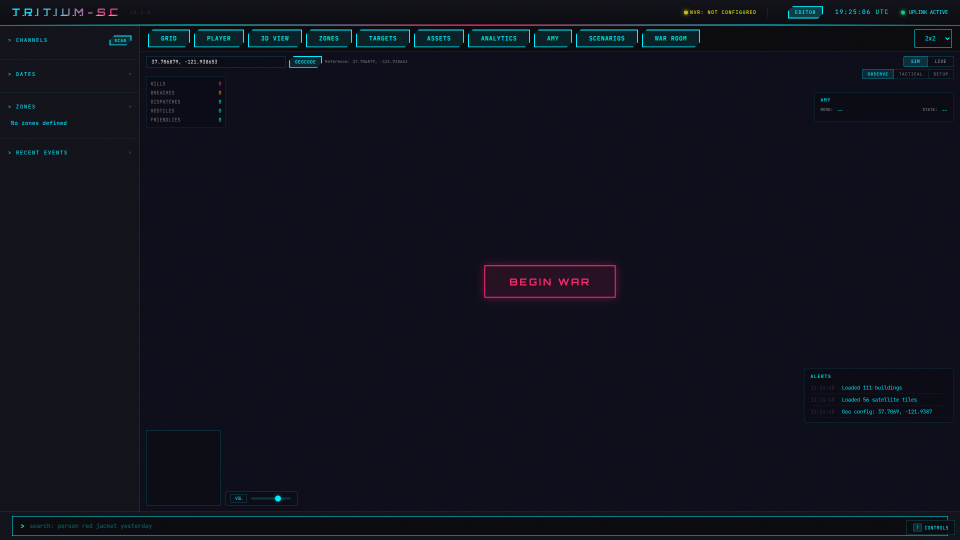
#> input picture tests/.baselines/golden/active_combat.png, 1920 x 1080 px (shown at 1/2 size)
$ python -i analyze_combat_screenshots.py   (imports and definitions only)
#> lines starting #> are read from the running program, lines starting #| are printed output that depends on the picture; after the words box and inside, x2 and y2 are one past the last pixel; in counts of white or black regions, pixels touching at a corner belong together
#!/usr/bin/env python3
"""Analyze combat test screenshots with multi-model LLM pipeline.

Uses a three-stage pipeline:
1. llava:7b (vision) -- quick description of what's in the screenshot
2. qwen3-vl:8b (vision) -- direct tactical analysis of the image
3. qwen3.5:27b (text) -- deep synthesis from both vision descriptions

Parallelizes across the OllamaFleet (localhost + remote hosts).

Usage:
    python3 scripts/analyze_combat_screenshots.py <screenshot_dir> [options]

Options:
    --model TEXT          Deep analysis model (default: qwen3.5:27b)
    --vision-model TEXT   Vision description model (default: llava:7b)
    --direct-vision TEXT  Direct vision analysis model (default: qwen3-vl:8b)
    --output TEXT         Output directory (default: <screenshot_dir>/analysis/)
    --report              Generate HTML report
    --json                Output JSON analysis
"""

from __future__ import annotations

import argparse
import json
import sys
import time
from concurrent.futures import ThreadPoolExecutor, as_completed
from pathlib import Path

# Add project root to path
sys.path.insert(0, str(Path(__file__).parent.parent))

from tests.lib.ollama_fleet import OllamaFleet

LLAVA_PROMPT = (
    "Describe this tactical satellite map screenshot in detail. "
    "List all visible military units, their colors, positions relative "
    "to buildings and streets, and any combat indicators."
)

QWEN3VL_PROMPT = (
    "Analyze this military tactical display. Rate the defensive positioning "
    "of green friendly units around buildings on a 1-10 scale. Identify gaps "
    "in coverage and approach routes for hostiles."
)

DEEP_PROMPT_TEMPLATE = (
    "Given this tactical situation description from a satellite map:\n\n"
    "{llava_description}\n\n"
    "And this visual analysis:\n\n"
    "{qwen3vl_analysis}\n\n"
    "Provide a comprehensive tactical assessment. Include:\n"
    "1. An overall tactical rating (1-10 scale)\n"
    "2. Coverage assessment of defensive positions\n"
    "3. Identified gaps in the defensive perimeter\n"
    "4. Approach vulnerability analysis (where hostiles could exploit)\n"
    "5. Specific tactical recommendations for improvement\n"
    "6. A brief overall summary\n\n"
    "Format your response as structured analysis with clear headings."
)

IMAGE_EXTENSIONS = {".png", ".jpg", ".jpeg", ".webp"}


# [23 lines left out: functions find_screenshots, _resize_for_vision, not called in this run]


def opencv_analyze(image_path: Path) -> dict:
    """Primary analysis layer: deterministic OpenCV metrics."""
    import cv2
    import numpy as np
    img = cv2.imread(str(image_path))
#> img is the input picture: shape (1080, 1920, 3); mean B, G, R 28.9, 17.6, 15.5
    if img is None:
        return {"error": "cannot read image"}

    h, w = img.shape[:2]
#> h = 1080; w = 1920

    # Green (friendly) detection: #05ffa1 in BGR = (161, 255, 5)
    green_bgr = np.array([161, 255, 5])
    green_lo = np.clip(green_bgr.astype(int) - 50, 0, 255).astype(np.uint8)
    green_hi = np.clip(green_bgr.astype(int) + 50, 0, 255).astype(np.uint8)
    green_mask = cv2.inRange(img, green_lo, green_hi)
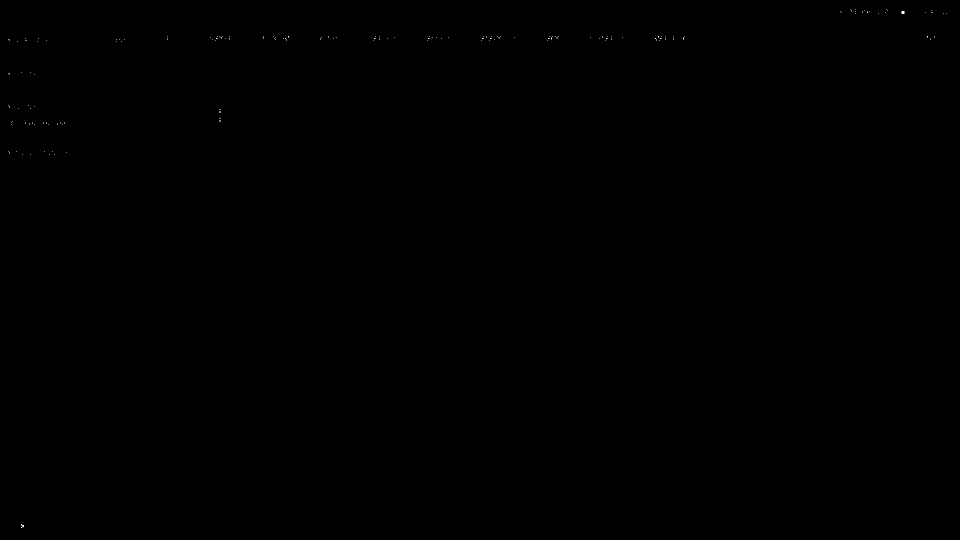
#> green_mask: shape (1080, 1920) (shown at 1/2 size); 0.01% white in thin lines or dots
    green_contours, _ = cv2.findContours(green_mask, cv2.RETR_EXTERNAL, cv2.CHAIN_APPROX_SIMPLE)
#> green_contours = 204 contours, all with area under 20
    green_blobs = [c for c in green_contours if cv2.contourArea(c) >= 15]
#> green_blobs = []

    # Red (hostile) detection: #ff2a6d in BGR = (109, 42, 255)
    red_bgr = np.array([109, 42, 255])
    red_lo = np.clip(red_bgr.astype(int) - 60, 0, 255).astype(np.uint8)
    red_hi = np.clip(red_bgr.astype(int) + 60, 0, 255).astype(np.uint8)
    red_mask = cv2.inRange(img, red_lo, red_hi)
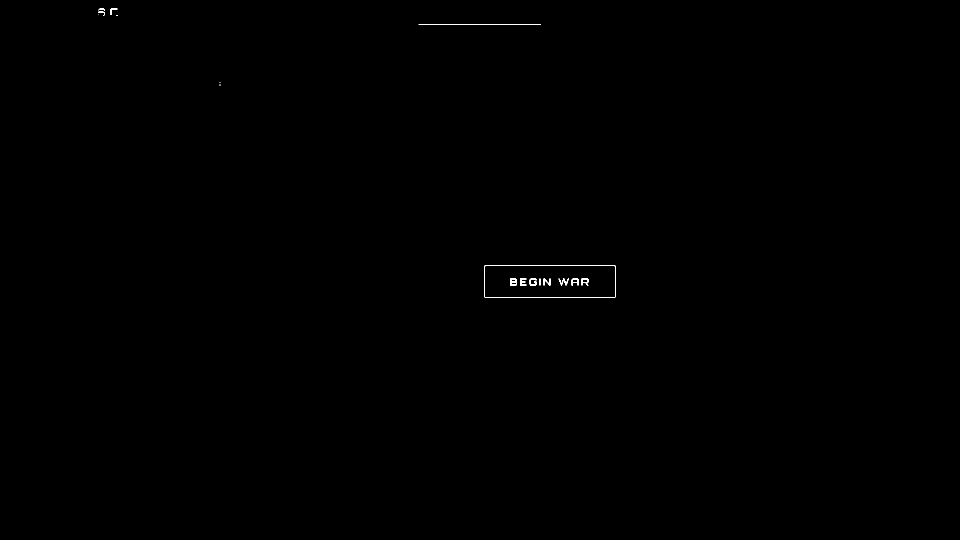
#> red_mask: shape (1080, 1920) (shown at 1/2 size); 0.09% white in thin lines or dots, all inside (x1, y1, x2, y2) = (196, 17, 1231, 595)
    red_contours, _ = cv2.findContours(red_mask, cv2.RETR_EXTERNAL, cv2.CHAIN_APPROX_SIMPLE)
#> red_contours = 13 contours, 11 with area under 20; largest, box (x1, y1, x2, y2) and area: (969, 531, 1231, 595) 16443, (221, 17, 235, 30) 24
    red_blobs = [c for c in red_contours if cv2.contourArea(c) >= 10]
#> red_blobs = 4 contours, 2 with area under 20; largest, box (x1, y1, x2, y2) and area: (969, 531, 1231, 595) 16443, (221, 17, 235, 30) 24

    # Spatial spread of green blobs
    green_centers = []
    for c in green_blobs:
        M = cv2.moments(c)
        if M["m00"] > 0:
            green_centers.append((int(M["m10"] / M["m00"]), int(M["m01"] / M["m00"])))
#> this loop made 0 passes
#> after the loop, green_centers = []
    spread = 0
    if len(green_centers) >= 2:
        xs = [p[0] for p in green_centers]
        ys = [p[1] for p in green_centers]
        spread = max(max(xs) - min(xs), max(ys) - min(ys))

    # Map content (non-black pixels in center 50%)
    cx, cy = w // 4, h // 4
#> cx = 480; cy = 270
    center = img[cy:cy + h // 2, cx:cx + w // 2]
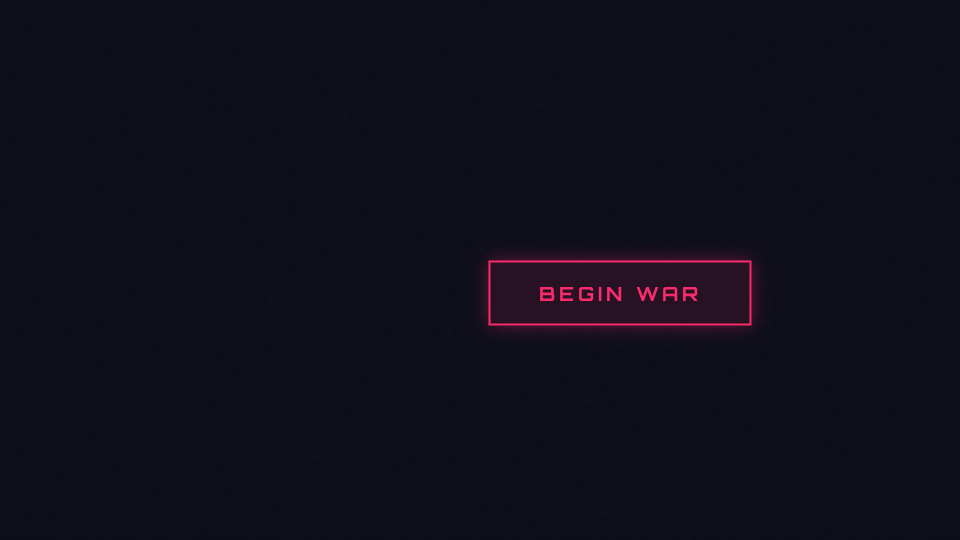
#> center: shape (540, 960, 3); mean B, G, R 28, 14.6, 16.5
    gray = cv2.cvtColor(center, cv2.COLOR_BGR2GRAY)
    content_pct = round(np.count_nonzero(gray > 15) / gray.size * 100, 1)
#> content_pct = 54.8

    return {
        "friendly_count": len(green_blobs),
        "hostile_count": len(red_blobs),
        "friendly_spread_px": spread,
        "map_content_pct": content_pct,
        "image_size": f"{w}x{h}",
        "green_centers": green_centers[:20],
    }


# [435 lines left out: functions run_vision_pass, run_deep_analysis, parse_tactical_rating, parse_deep_analysis, analyze_image, generate_html_report and 1 more, not called in this run]


# [2 lines not run here, left out]

>>> result = opencv_analyze('../tests/.baselines/golden/active_combat.png')
#> result = {'friendly_count': 0, 'hostile_count': 4, 'friendly_spread_px': 0, 'map_content_pct': 54.8, 'image_size': '1920x1080', 'green_centers': []}

$ run again, on tests/.baselines/golden/countdown.png
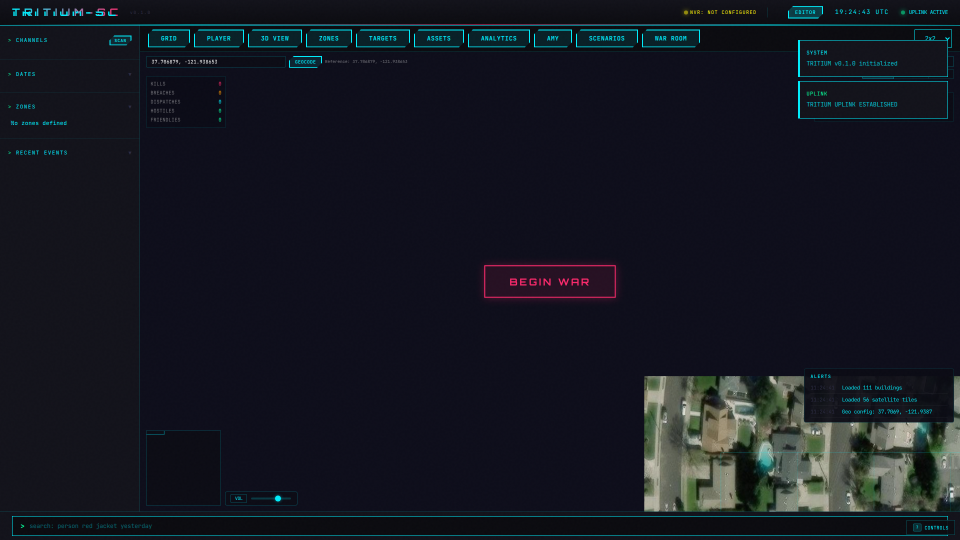
#> input picture tests/.baselines/golden/countdown.png, 1920 x 1080 px (shown at 1/2 size)
#> in opencv_analyze, img is the input picture: shape (1080, 1920, 3); mean B, G, R 33.1, 23.9, 20.9
#> green_mask: shape (1080, 1920); 0.01% white in thin lines or dots
#> green_contours = 217 contours, all with area under 20
#> green_blobs = []
#> red_mask: shape (1080, 1920); 0.08% white in thin lines or dots, all inside (x1, y1, x2, y2) = (196, 17, 1231, 595)
#> red_contours = 13 contours, 11 with area under 20; largest, box (x1, y1, x2, y2) and area: (969, 531, 1231, 595) 16443, (221, 17, 235, 29) 23
#> red_blobs = 3 contours, 1 with area under 20; largest, box (x1, y1, x2, y2) and area: (969, 531, 1231, 595) 16443, (221, 17, 235, 29) 23
#> after the loop in opencv_analyze, `for c in green_blobs:`: green_centers = []
#> in opencv_analyze, `center = img[cy:cy + h // 2, cx:cx + w // 2]`:
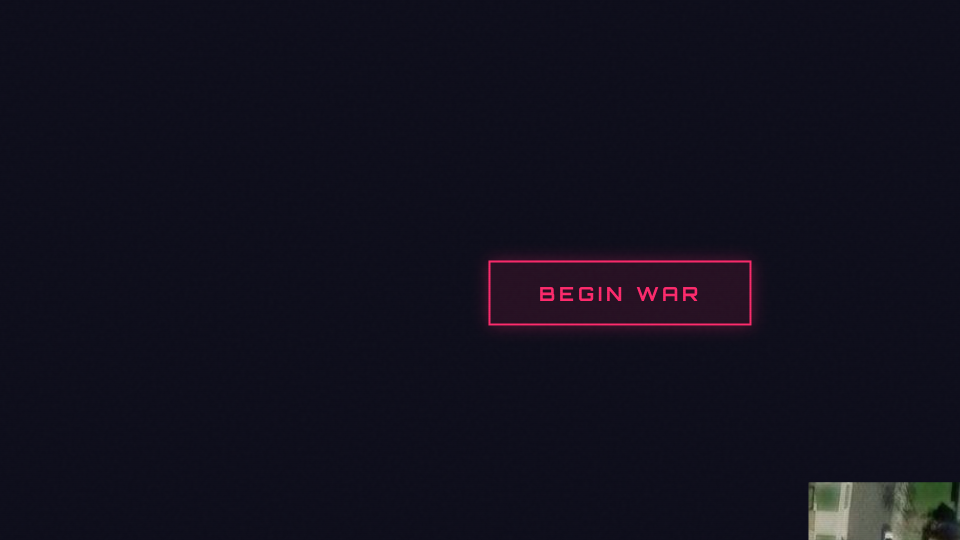
#> center: shape (540, 960, 3); mean B, G, R 28.9, 16, 17.7
#> content_pct = 55.5
#> result = {'friendly_count': 0, 'hostile_count': 3, 'friendly_spread_px': 0, 'map_content_pct': 55.5, 'image_size': '1920x1080', 'green_centers': []}

$ run again, on tests/.baselines/golden/grid_view.png
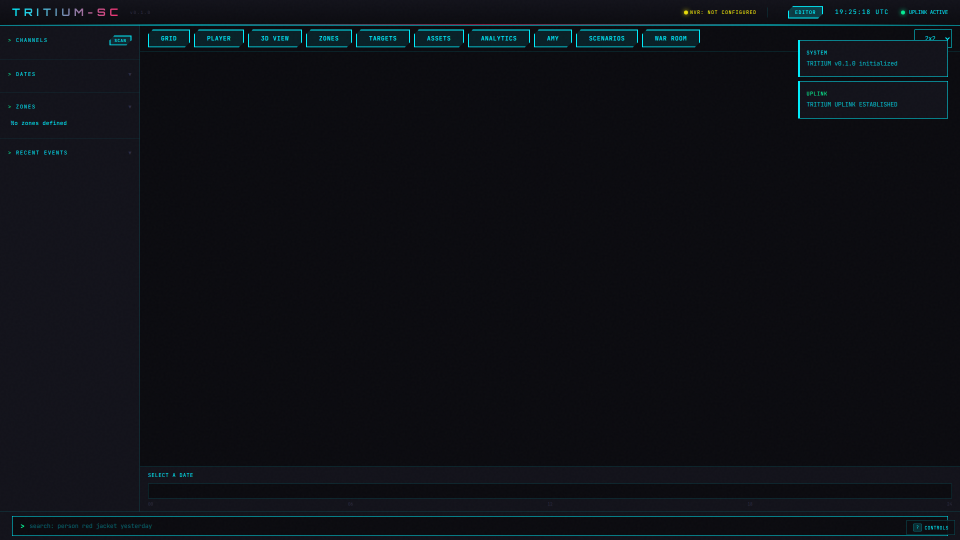
#> input picture tests/.baselines/golden/grid_view.png, 1920 x 1080 px (shown at 1/2 size)
#> in opencv_analyze, img is the input picture: shape (1080, 1920, 3); mean B, G, R 21.7, 16.3, 13.7
#> green_mask: shape (1080, 1920); 0.02% white in thin lines or dots
#> green_contours = 222 contours, 221 with area under 20; largest, box (x1, y1, x2, y2) and area: (1802, 21, 1810, 29) 33
#> green_blobs = 1 contour; box (x1, y1, x2, y2) and area: (1802, 21, 1810, 29) 33
#> red_mask: shape (1080, 1920); 0.02% white in thin lines or dots, all inside (x1, y1, x2, y2) = (196, 17, 1082, 50)
#> red_contours = 8 contours, 6 with area under 20; largest, box (x1, y1, x2, y2) and area: (221, 17, 235, 32) 37, (196, 23, 210, 32) 24
#> red_blobs = 3 contours, 1 with area under 20; largest, box (x1, y1, x2, y2) and area: (221, 17, 235, 32) 37, (196, 23, 210, 32) 24
#> the loop in opencv_analyze, `for c in green_blobs:` made 1 pass
#> after the loop in opencv_analyze, `for c in green_blobs:`: green_centers = [(1805, 24)]
#> in opencv_analyze, `gray = cv2.cvtColor(center, cv2.COLOR_BGR2GRAY)`:
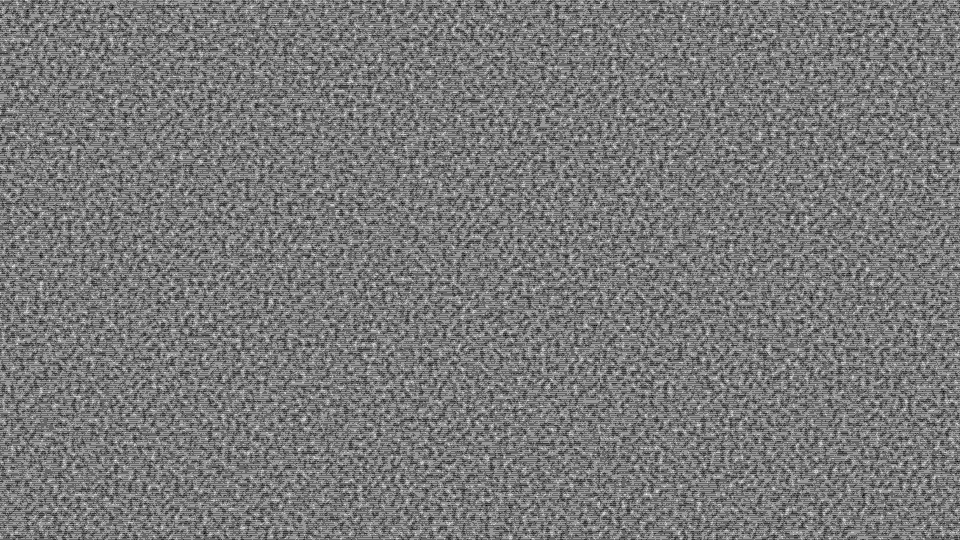
#> gray: shape (540, 960); min 10, max 15, mean 12.37; drawn with min black and max white
#> content_pct = 0
#> result = {'friendly_count': 1, 'hostile_count': 3, 'friendly_spread_px': 0, 'map_content_pct': 0, 'image_size': '1920x1080', 'green_centers': [(1805, 24)]}
